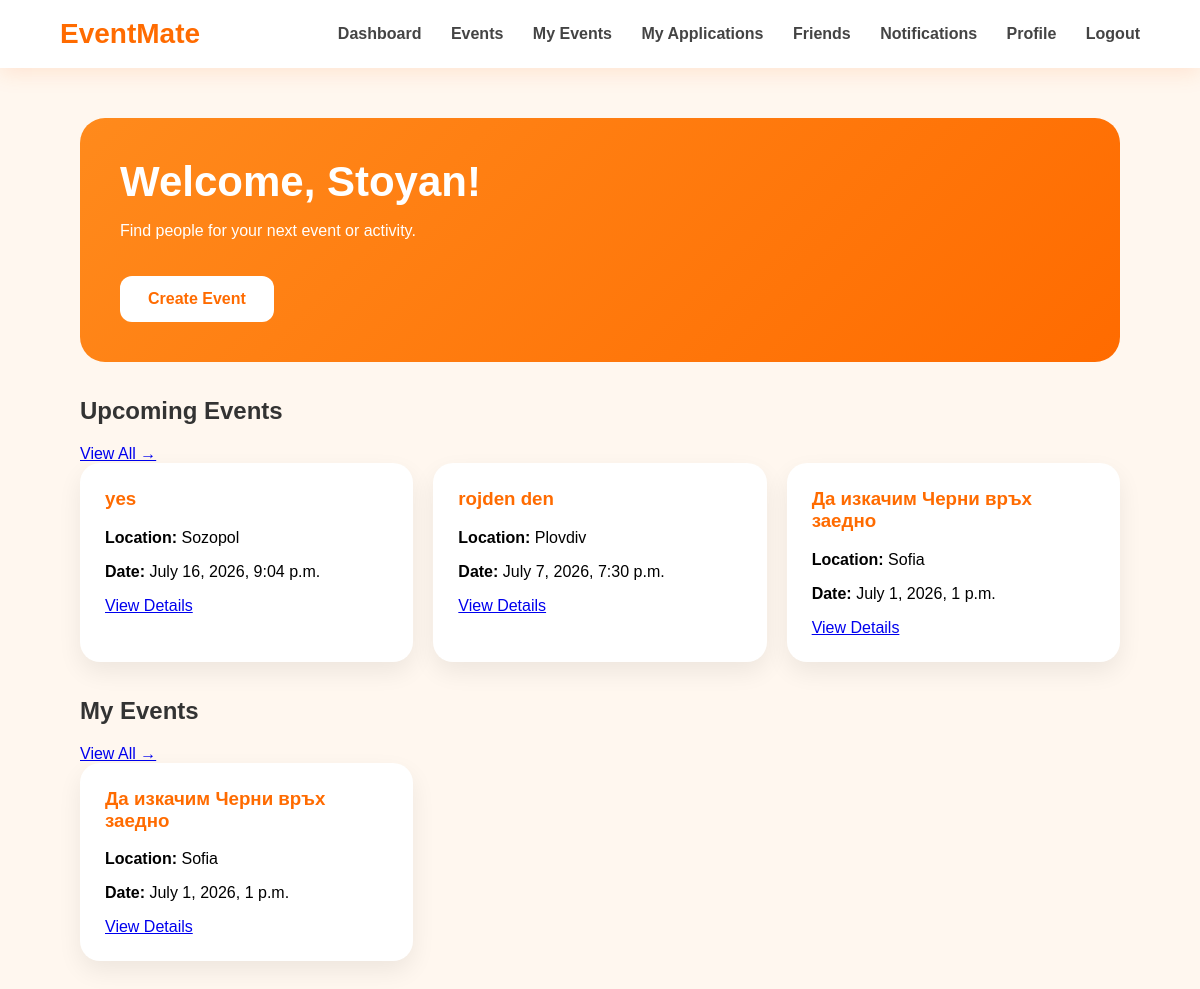
The app's page /dashboard/ (signed in) with its own data.
### events/models.py (models this page shows, shortened)
class Event(models.Model):
    CATEGORY_CHOICES = [
        ("sport", "Sport"),
        ("party", "Party"),
        ("festival", "Festival"),
        ("hiking", "Hiking"),
        ("cinema", "Cinema"),
        ("concert", "Concert"),
        ("games", "Board Games"),
        ("other", "Other"),
    ]
    organizer = models.ForeignKey(
        User,
        on_delete=models.CASCADE,
        related_name="created_events"
    )
    title = models.CharField(max_length=100)
    description = models.TextField()
    category = models.CharField(
        max_length=50,
        choices=CATEGORY_CHOICES
    )
    location = models.CharField(max_length=150)
    date_time = models.DateTimeField()
    max_participants = models.PositiveIntegerField()
    is_adults_only = models.BooleanField(default=False)
    created_at = models.DateTimeField(auto_now_add=True)

### accounts/views.py (the view)
# urls.py: path("dashboard/", views.dashboard_view, name="dashboard"),
@login_required
def dashboard_view(request):
    events = Event.objects.order_by("-created_at")[:3]
    my_events = Event.objects.filter(
        organizer=request.user
    )
    return render(
        request,
        "accounts/dashboard.html",
        {
            "events": events,
            "my_events": my_events,
        }
    )

### accounts/templates/accounts/dashboard.html (shortened to what this page needs)
<!DOCTYPE html>
<html lang="en">
<head>
</head>
<body>
    <div class="navbar">
        <div class="logo">EventMate</div>
        <div class="nav-links">
            <a href="{% url 'dashboard' %}">Dashboard</a>
            <a href="{% url 'events_list' %}">Events</a>
            <a href="{% url 'my_events' %}">My Events</a>
            <a href="{% url 'my_applications' %}">My Applications</a>
            <a href="{% url 'friends' %}">Friends</a>
            <a href="{% url 'notifications' %}">Notifications</a>
            <a href="{% url 'profile' %}">Profile</a>
            <a href="{% url 'logout' %}">Logout</a>
        </div>
    </div>
    <div class="container">
        <div class="welcome-card">
            <h1>Welcome, {{ request.user.username }}!</h1>
            <p>Find people for your next event or activity.</p>
            <a href="{% url 'create_event' %}" class="create-btn">
                Create Event
            </a>
        </div>
        <div class="section-header">
            <h2 class="section-title">Upcoming Events</h2>
            <a href="{% url 'events_list' %}" class="view-all">
                View All →
            </a>
        </div>
        <div class="cards">
            {% for event in events %}
                <div class="card">
                    <h3>{{ event.title }}</h3>
                    <p><strong>Location:</strong> {{ event.location }}</p>
                    <p><strong>Date:</strong> {{ event.date_time }}</p>
                    <a href="{% url 'event_details' event.id %}" class="btn btn-outline">
                        View Details
                    </a>
                </div>
            {% empty %}
                <div class="card">
                    <h3>No events yet</h3>
                    <p class="empty">Soon you will see available events here.</p>
                </div>
            {% endfor %}
        </div>
        <div class="section-header">
            <h2 class="section-title">My Events</h2>
            <a href="{% url 'my_events' %}" class="view-all">
                View All →
            </a>
        </div>
        <div class="cards">
            {% for event in my_events %}
                <div class="card">
                    <h3>{{ event.title }}</h3>
                    <p><strong>Location:</strong> {{ event.location }}</p>
                    <p><strong>Date:</strong> {{ event.date_time }}</p>
                    <a href="{% url 'event_details' event.id %}" class="btn btn-outline">
                        View Details
                    </a>
                </div>
            {% empty %}
                <div class="card">
                    <h3>No created events</h3>
                    <p class="empty">Create your first event and invite people to join.</p>
                </div>
            {% endfor %}
        </div>
    </div>
</body>
</html>

### accounts/templates/accounts/dashboard.html (style rules this page uses)
body { margin: 0; font-family: Arial, sans-serif; background: #fff7ef; }
.navbar { background: white; padding: 18px 60px; display: flex; justify-content: space-between; align-items: center; box-shadow: 0 5px 20px rgba(255, 120, 40, 0.15); }
.logo { font-size: 28px; font-weight: bold; color: #ff6b00; }
.nav-links a { margin-left: 25px; text-decoration: none; color: #444; font-weight: bold; }
.container { padding: 50px 80px; }
.welcome-card { background: linear-gradient(135deg, #ff8a1c, #ff6b00); color: white; padding: 40px; border-radius: 25px; margin-bottom: 35px; }
.welcome-card h1 { margin: 0 0 10px; font-size: 42px; }
.create-btn { display: inline-block; margin-top: 20px; background: white; color: #ff6b00; padding: 14px 28px; border-radius: 12px; text-decoration: none; font-weight: bold; }
.section-title { color: #333; margin-top: 35px; }
.cards { display: grid; grid-template-columns: repeat(3, 1fr); gap: 20px; }
.card { background: white; padding: 25px; border-radius: 20px; box-shadow: 0 10px 25px rgba(0,0,0,0.07); }
.card h3 { color: #ff6b00; margin-top: 0; }

### records on screen
Event: title "yes", location "Sozopol", date_time "July 16, 2026, 9:04 p.m."
Event: title "rojden den", location "Plovdiv", date_time "July 7, 2026, 7:30 p.m."
Event: title "Да изкачим Черни връх заедно", location "Sofia", date_time "July 1, 2026, 1 p.m."

### other values on screen
{{ request.user.username }} "Stoyan"
